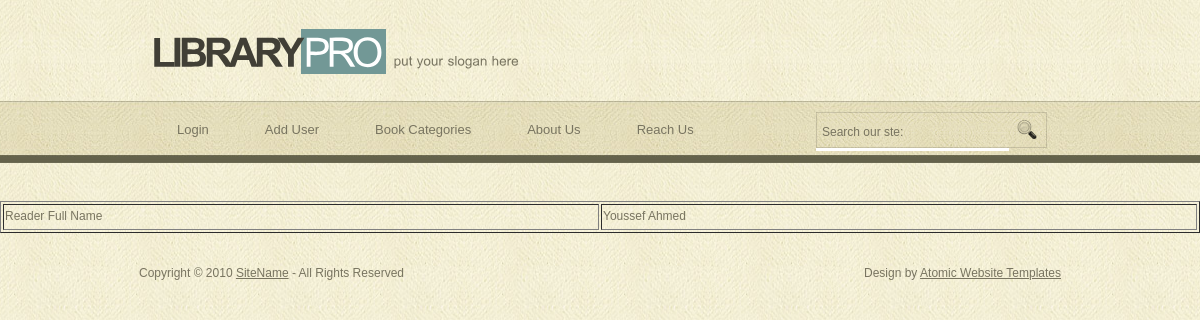
Page /showReaderborrowing.php (signed in) on the committed database.
### tables this page shows
CREATE TABLE `usertypepages` (
  `Id` int(11) NOT NULL,
  `usertypeid` int(11) NOT NULL,
  `pageid` int(11) NOT NULL,
  `orderby` int(11) NOT NULL
);

CREATE TABLE `pages` (
  `Id` int(11) NOT NULL,
  `FriendlyName` varchar(222) NOT NULL,
  `PhysicalAddress` varchar(222) NOT NULL,
  `static` int(11) NOT NULL
);

CREATE TABLE `user` (
  `id` int(11) NOT NULL,
  `fullName` varchar(222) NOT NULL,
  `dateOfBirth` date NOT NULL,
  `userTypeId` int(11) NOT NULL,
  `password` varchar(222) NOT NULL,
  `userName` varchar(222) NOT NULL,
  `cityid` int(11) NOT NULL
);

### showReaderborrowing.php (the view, shortened to what this page needs)
<?php
include_once "header.php";
?>
<table border = 1 width = "100%">
<?php
$userId = $_SESSION["id"];
$sql = "SELECT * from user where id = $userId";
$userInfoDS = $conn->query($sql);
$userInfoobj = $userInfoDS->fetch_assoc();
?>
<tr>
	<td width = "50%"> Reader Full Name </td>
	<td width = "50%"> <?php echo $userInfoobj["fullName"]; ?> </td>
</tr>
</table>
<?php
include_once "footer.php";
?>

### header.php (shortened to what this page needs)
<!DOCTYPE html PUBLIC "-//W3C//DTD XHTML 1.0 Transitional//EN" "http://www.w3.org/TR/xhtml1/DTD/xhtml1-transitional.dtd">
<html xmlns="http://www.w3.org/1999/xhtml">
<head>
<link href="style.css" rel="stylesheet" type="text/css" />
</head>
<body>
<div class="main">
  <div class="header">
    <div class="header_resize">
      <div class="logo">
        <h1><a href="index.html">Library<span>Pro</span></a> <small>put your slogan here</small></h1>
      </div>
      <div class="menu_nav">
        <ul>
            <?php
                include_once "db.php";
                $userTypeId = 4;
                $sql = "select * from usertypepages where userTypeId = $userTypeId order by orderby";
                $dataset = $conn->query($sql);
                while($row = $dataset->fetch_assoc()){
                    $sql = "select * from pages where Id =". $row['pageid'];
                    $dataset1 = $conn->query($sql);
                    $row1 = $dataset1->fetch_assoc();
                    if($row1["PhysicalAddress"] == "showstaticcontent.php"){
                        ?>
                        <li><a href="<?php echo $row1['PhysicalAddress']."?pageid=".$row1["Id"];?>"><?php echo $row1["FriendlyName"];?></a></li>
                        <?php
                    }
                    else{
                        ?>
                        <li><a href="<?php echo $row1['PhysicalAddress'];?>"><?php echo $row1["FriendlyName"];?></a></li>
                        <?php
                    }
                }
            ?>
          </ul>
      </div>
      <div class="searchform">
        <form id="formsearch" name="formsearch" method="post" action="#">
          <span>
          <input name="editbox_search" class="editbox_search" id="editbox_search" maxlength="80" value="Search our ste:" type="text" />
          </span>
          <input name="button_search" src="images/search_btn.gif" class="button_search" type="image" />
        </form>
      </div>
    </div>
  </div>

### style.css (style rules this page uses)
body { margin:0; padding:0; width:100%; color:#787460; font:normal 12px/1.8em Arial, Helvetica, sans-serif; background:url(images/main_bg.jpg) repeat center center; }
html, .main { padding:0; margin:0; }
.main { background:no-repeat center top; }
.logo { padding:27px 0; float:left; width:auto; }
h1 { margin:0; padding:0 0 0 38px; color:#413f36; font:bold 40px/1.2em Arial, Helvetica, sans-serif; letter-spacing:-4px; text-transform:uppercase; }
h1 span { padding:0 6px 1px 3px; color:#595959; font-weight:normal; color:#fff; background-color:#729896; }
h1 a, h1 a:hover { color:#413f36; text-decoration:none; }
h1 small { font:normal 13px/1.2em Arial, Helvetica, sans-serif; color:#787460; letter-spacing:normal; text-transform:none; }
a { color:#719794; text-decoration:underline; }
.header, .content, .menu_nav, .fbg, .footer, form, ol, ol li, ul, .content .mainbar, .content .sidebar { margin:0; padding:0; }
.header { background:url(images/header_bg.jpg) repeat-x center 101px; height:200px; }
.header_resize { margin:0 auto; padding:0; width:974px; height:200px; background:repeat-x center top; }
.menu_nav { float:left; margin:0; padding:0 0 20px 40px; height:79px; background:repeat-x center top; }
.menu_nav ul { list-style:none; }
.menu_nav ul li { margin:0 8px 0 0; padding:0; float:left; }
.menu_nav ul li a { display:block; margin:0; padding:17px 24px; color:#787460; text-decoration:none; font-size:13px; }
.searchform { float:right; }
#formsearch { margin:0; height:36px; padding:4px 40px 0 0; }
#formsearch span { display:block; margin:6px 0; padding:0; float:left; background:#fff url(images/search.gif) no-repeat top left; }
#formsearch input.editbox_search { margin:0; padding:11px 6px 10px; float:left; width:181px; border:none; background:none; font:normal 12px/1.5em Arial, Helvetica, sans-serif; color:#787460; }
#formsearch input.button_search { margin:6px 0 0 0; padding:0; border:none; float:left; }

### rows in the picture
usertypepages: pageid.FriendlyName "Login"
usertypepages: pageid.FriendlyName "Add User"
usertypepages: pageid.FriendlyName "Book Categories"
usertypepages: pageid.FriendlyName "About Us"
usertypepages: pageid.FriendlyName "Reach Us"
user: fullName "Youssef Ahmed"
